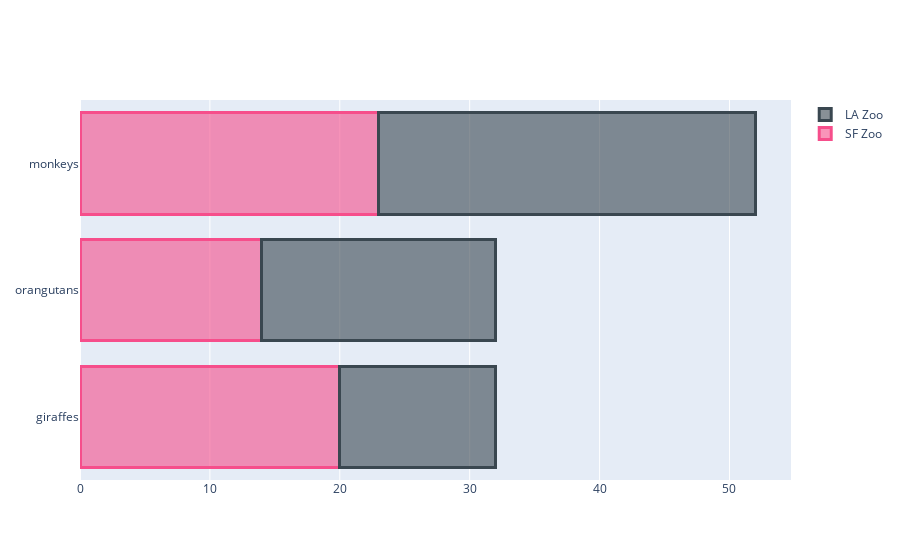

Notebook code cell kept with this figure:
### Markdown cell above
<h3 id="Colored-Horizontal-Bar-Chart">Colored Horizontal Bar Chart<a class="anchor-link" href="#Colored-Horizontal-Bar-Chart">¶</a></h3>

### Code cell
import plotly.graph_objects as go

fig = go.Figure()
fig.add_trace(go.Bar(
    y=['giraffes', 'orangutans', 'monkeys'],
    x=[20, 14, 23],
    name='SF Zoo',
    orientation='h',
    marker=dict(
        color='rgba(246, 78, 139, 0.6)',
        line=dict(color='rgba(246, 78, 139, 1.0)', width=3)
    )
))
fig.add_trace(go.Bar(
    y=['giraffes', 'orangutans', 'monkeys'],
    x=[12, 18, 29],
    name='LA Zoo',
    orientation='h',
    marker=dict(
        color='rgba(58, 71, 80, 0.6)',
        line=dict(color='rgba(58, 71, 80, 1.0)', width=3)
    )
))

fig.update_layout(barmode='stack')
fig.show()

### Figure 1 — Plotly figure (JSON) as saved in the notebook; plotly's stock layout.template omitted (floating-point values rounded to 4 significant figures)
{"data": [{"marker": {"color": "rgba(246, 78, 139, 0.6)", "line": {"color": "rgba(246, 78, 139, 1.0)", "width": 3}}, "name": "SF Zoo", "orientation": "h", "type": "bar", "x": [20, 14, 23], "y": ["giraffes", "orangutans", "monkeys"]}, {"marker": {"color": "rgba(58, 71, 80, 0.6)", "line": {"color": "rgba(58, 71, 80, 1.0)", "width": 3}}, "name": "LA Zoo", "orientation": "h", "type": "bar", "x": [12, 18, 29], "y": ["giraffes", "orangutans", "monkeys"]}], "layout": {"barmode": "stack"}}
